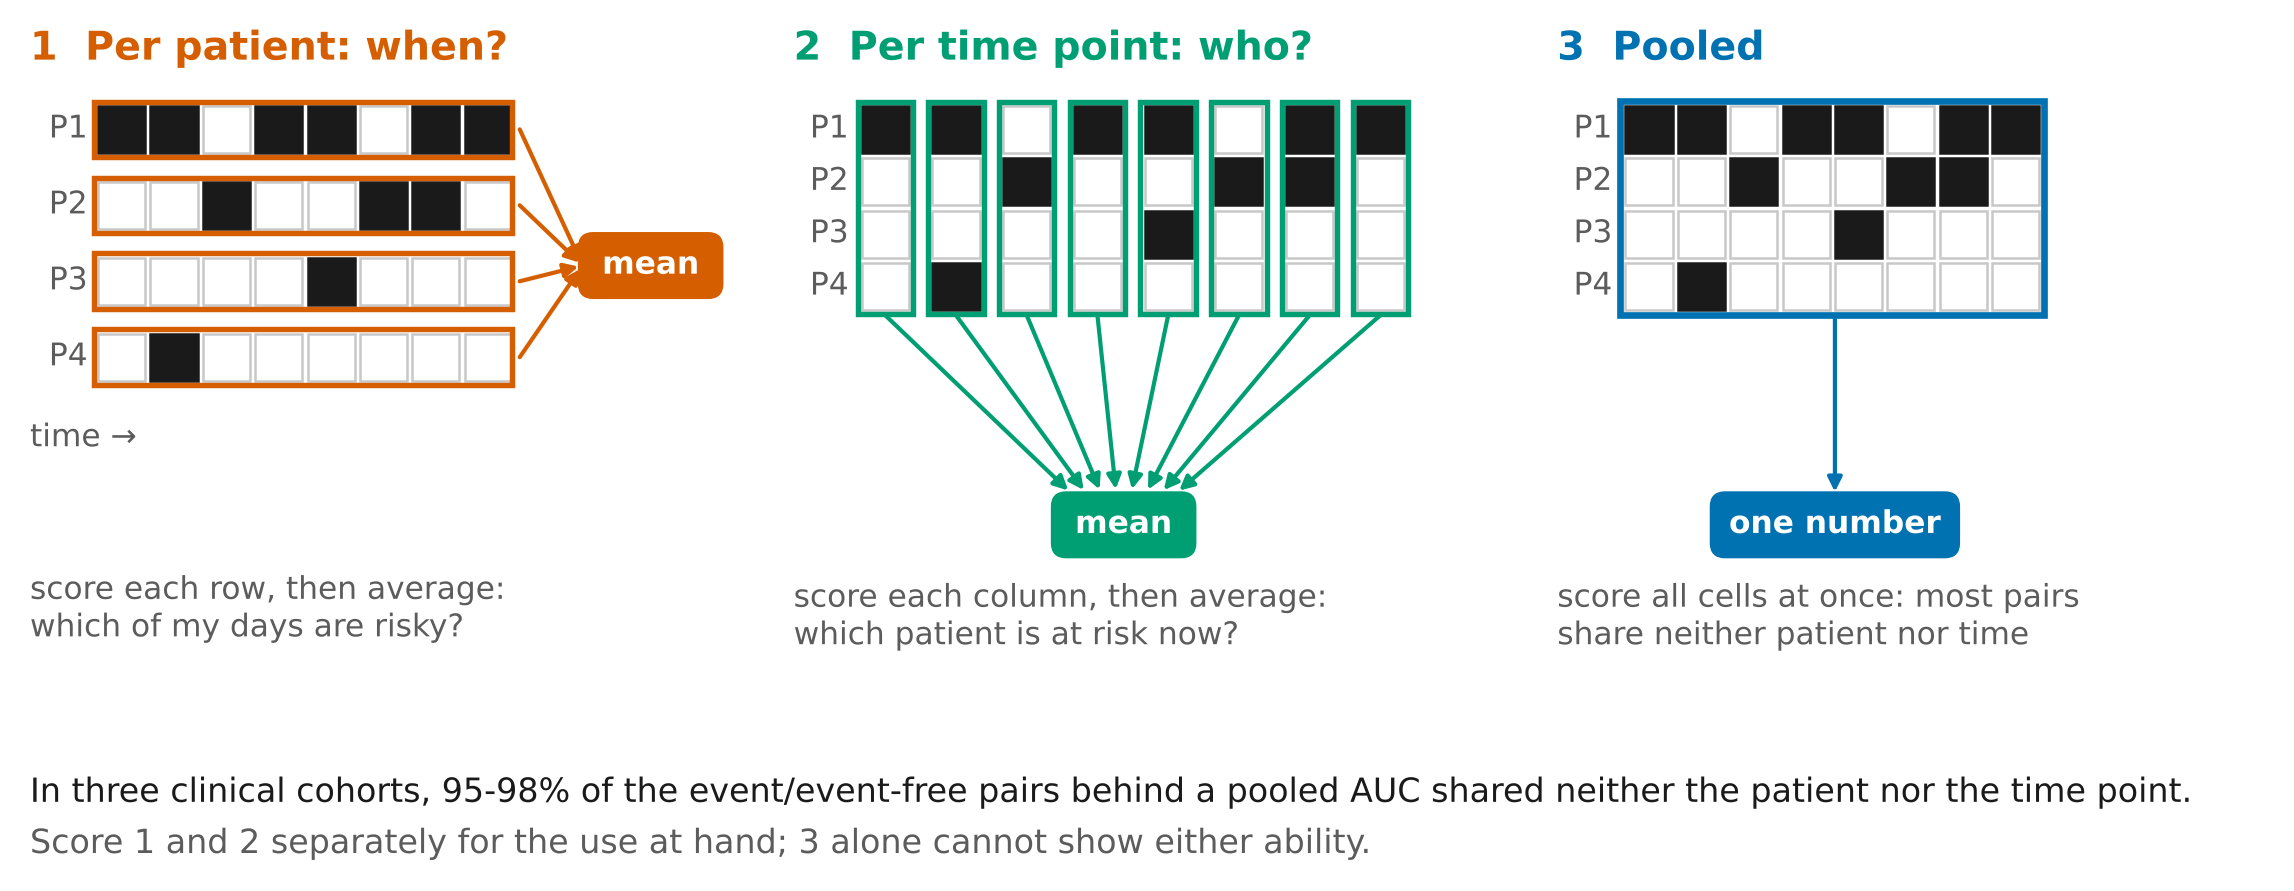

The script that saved this image:
"""Conceptual figure (v5): three ways to score a patient-by-time grid.

Rows are patients, columns are time points. (1) Split the grid into rows, score each row (one patient's days:
when?), and average over patients. (2) Split it into columns, score each column (all patients at one time point:
who, now?), and average over time points. (3) Pool: score all cells at once; most pairs then share neither the
patient nor the time point. The pair shares in the footer are computed for a 200 x 180 grid.

Usage: python figures/fig_concept_v5.py  -> figures/fig_concept_v5.png, .pdf
"""
import pathlib

import matplotlib.pyplot as plt
from matplotlib.patches import FancyArrowPatch, FancyBboxPatch, Rectangle

HERE = pathlib.Path(__file__).resolve().parent
WHEN = "#D55E00"     # vermilion: within patient (as in Figures 1-2)
WHO = "#009E73"      # bluish green: within time point
POOLED = "#0072B2"   # blue: pooled (as in Figures 1-2)
INK, MUTED, GRID = "#1a1a1a", "#5c5c5c", "#c8c8c8"
plt.rcParams.update({"font.family": "DejaVu Sans", "font.size": 8.5, "text.color": INK})

NP, NT = 4, 8
EVENTS = {(0, 0), (0, 1), (0, 3), (0, 4), (0, 6), (0, 7), (1, 2), (1, 5), (1, 6), (2, 4), (3, 1)}
C = 0.9  # cell size


def share(P, T):
    n = P * T
    total = n * (n - 1) / 2
    row, col = P * T * (T - 1) / 2, T * P * (P - 1) / 2
    return row / total, col / total, 1 - (row + col) / total


def cell(ax, x, y, p, t):
    ev = (p, t) in EVENTS
    ax.add_patch(Rectangle((x, y), C, C, facecolor=INK if ev else "white", edgecolor=INK if ev else GRID,
                           linewidth=0.6))


def arrow(ax, a, b, colour):
    ax.add_patch(FancyArrowPatch(a, b, arrowstyle="-|>", mutation_scale=7, color=colour, linewidth=1.0,
                                 shrinkA=0, shrinkB=1))


def box(ax, x, y, w, h, text, colour):
    ax.add_patch(FancyBboxPatch((x, y), w, h, boxstyle="round,pad=0.05,rounding_size=0.25",
                                facecolor=colour, edgecolor=colour))
    ax.text(x + w / 2, y + h / 2, text, ha="center", va="center", color="white", fontsize=7.5, fontweight="bold")


fig, axes = plt.subplots(1, 3, figsize=(7.6, 3.1))
fig.subplots_adjust(left=0.01, right=0.99, top=0.86, bottom=0.22, wspace=0.08)
for ax in axes:
    ax.set_xlim(-1.3, 12.2)
    ax.set_ylim(-3.6, 6.4)
    ax.set_aspect("equal")
    ax.axis("off")

# ---- 1: rows ----------------------------------------------------------------------------------------
ax = axes[0]
ROWGAP = 1.45
for p in range(NP):
    y = 5.0 - p * ROWGAP
    ax.text(-0.2, y + C / 2, f"P{p + 1}", ha="right", va="center", fontsize=7.5, color=MUTED)
    for t in range(NT):
        cell(ax, t, y, p, t)
    ax.add_patch(Rectangle((-0.08, y - 0.08), NT - 0.02, C + 0.16, fill=False, edgecolor=WHEN, linewidth=1.3))
    arrow(ax, (NT + 0.05, y + C / 2), (NT + 1.25, 2.85), WHEN)
box(ax, NT + 1.25, 2.3, 2.6, 1.1, "mean", WHEN)
ax.text(-1.3, -0.6, "time →", fontsize=7.5, color=MUTED)

# ---- 2: columns -------------------------------------------------------------------------------------
ax = axes[1]
COLGAP = 1.35
for t in range(NT):
    x = t * COLGAP
    for p in range(NP):
        cell(ax, x, 5.0 - p * 1.0, p, t)
    ax.add_patch(Rectangle((x - 0.08, 5.0 - (NP - 1) * 1.0 - 0.08), C + 0.16, (NP - 1) * 1.0 + C + 0.16,
                           fill=False, edgecolor=WHO, linewidth=1.3))
    arrow(ax, (x + C / 2, 1.9), (NT * COLGAP / 2 - 0.4 - 1.0 + 2.0 * t / (NT - 1), -1.5), WHO)
for p in range(NP):
    ax.text(-0.25, 5.0 - p * 1.0 + C / 2, f"P{p + 1}", ha="right", va="center", fontsize=7.5, color=MUTED)
box(ax, NT * COLGAP / 2 - 1.7, -2.65, 2.6, 1.1, "mean", WHO)

# ---- 3: pooled --------------------------------------------------------------------------------------
ax = axes[2]
for p in range(NP):
    ax.text(-0.25, 5.0 - p * 1.0 + C / 2, f"P{p + 1}", ha="right", va="center", fontsize=7.5, color=MUTED)
    for t in range(NT):
        cell(ax, t * 1.0, 5.0 - p * 1.0, p, t)
ax.add_patch(Rectangle((-0.1, 1.9), NT + 0.1, NP + 0.1 - 0.1 + 0.1, fill=False, edgecolor=POOLED, linewidth=1.6))
arrow(ax, (NT / 2, 1.85), (NT / 2, -1.55), POOLED)
box(ax, NT / 2 - 2.3, -2.65, 4.6, 1.1, "one number", POOLED)

titles = [("1  Per patient: when?", WHEN, "score each row, then average:\nwhich of my days are risky?"),
          ("2  Per time point: who?", WHO, "score each column, then average:\nwhich patient is at risk now?"),
          ("3  Pooled", POOLED, "score all cells at once: most pairs\nshare neither patient nor time")]
for ax, (title, colour, sub) in zip(axes, titles):
    ax.text(-1.3, 6.6, title, fontsize=9.5, fontweight="bold", color=colour, va="bottom")
    ax.text(-1.3, -3.0 if ax is axes[0] else -3.15, sub, fontsize=7.5, color=MUTED, va="top")

fig.text(0.01, 0.045, "In three clinical cohorts, 95-98% of the event/event-free pairs behind a pooled AUC shared neither "
         "the patient nor the time point.", fontsize=8)
fig.text(0.01, -0.01, "Score 1 and 2 separately for the use at hand; 3 alone cannot show either ability.",
         fontsize=8, color=MUTED)

for ext in ("png", "pdf"):
    fig.savefig(HERE / f"fig_concept_v5.{ext}", dpi=300, bbox_inches="tight")
